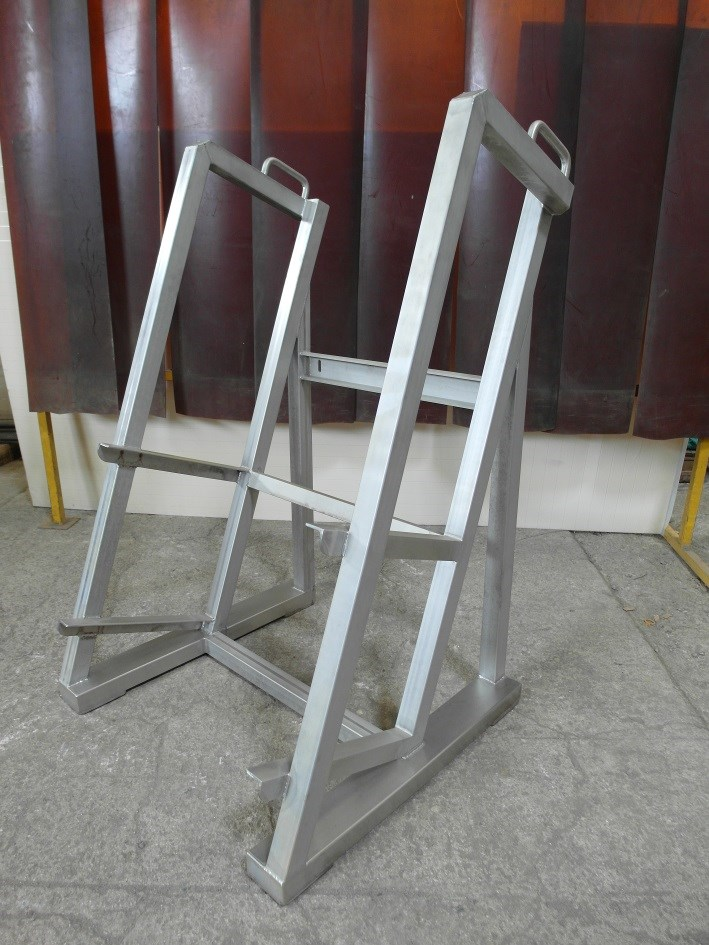
#> input picture images/realisations/Chaudronnerie & Tuyauterie/realisation_p6_37.jpeg, 709 x 945 px, found by its file name
$ python rotate_final.py
#> lines starting #> are read from the running program, lines starting #| are printed output that depends on the picture
from PIL import Image
import os

img_p6_37 = r"C:\Users\User\Documents\ERRM\Site web\images\realisations\Chaudronnerie & Tuyauterie\realisation_p6_37.jpeg"

if os.path.exists(img_p6_37):
    try:
        with Image.open(img_p6_37) as img:
            # Rotate 90 degrees clockwise
#> img is the input picture: PIL image 709x945 RGB; mean R, G, B 119.5, 113.6, 111
            img.rotate(-90, expand=True).save(img_p6_37)
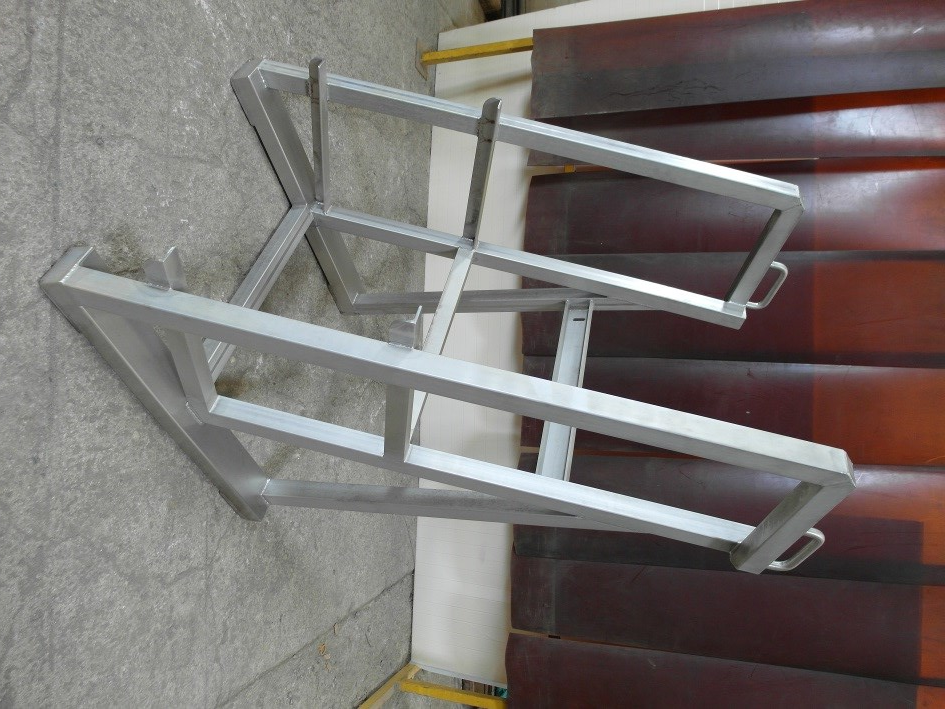
#> saved as realisation_p6_37.jpeg: PIL image 945x709 RGB; mean R, G, B 119.5, 113.6, 111
            print("Rotated 90 degrees clockwise")
    except Exception as e:
        print(f"Error: {e}")

$ run again, with images/realisations/Chaudronnerie & Tuyauterie/realisation_p1_6.jpeg copied over images/realisations/Chaudronnerie & Tuyauterie/realisation_p6_37.jpeg
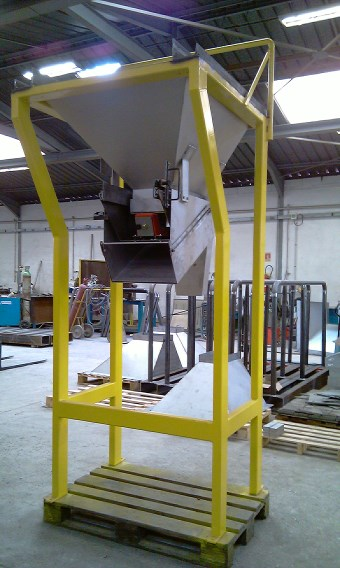
#> input picture images/realisations/Chaudronnerie & Tuyauterie/realisation_p1_6.jpeg, 340 x 568 px, found by its file name
#> img is the input picture: PIL image 340x568 RGB; mean R, G, B 117.5, 118.5, 108.2
#> `img.rotate(-90, expand=True).save(img_p6_37)`:
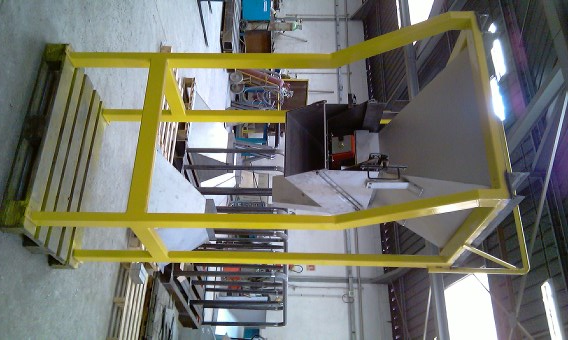
#> saved as realisation_p6_37.jpeg: PIL image 568x340 RGB; mean R, G, B 117.5, 118.5, 108.2

$ run again, with images/realisations/Chaudronnerie & Tuyauterie/realisation_p3_14.jpeg copied over images/realisations/Chaudronnerie & Tuyauterie/realisation_p6_37.jpeg
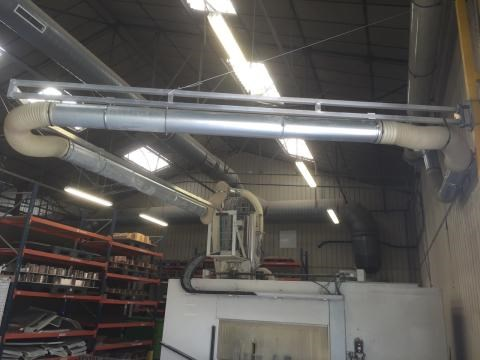
#> input picture images/realisations/Chaudronnerie & Tuyauterie/realisation_p3_14.jpeg, 480 x 360 px, found by its file name
#> img is the input picture: PIL image 480x360 RGB; mean R, G, B 92.2, 89.3, 86
#> `img.rotate(-90, expand=True).save(img_p6_37)`:
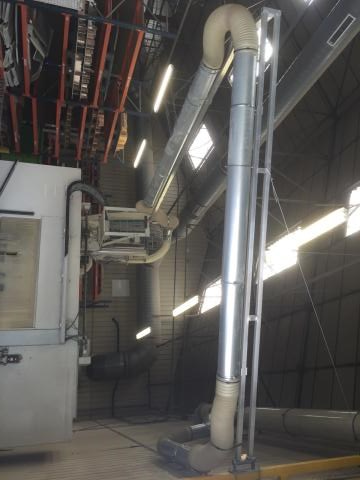
#> saved as realisation_p6_37.jpeg: PIL image 360x480 RGB; mean R, G, B 92.2, 89.3, 86

$ run again, with images/realisations/Chaudronnerie & Tuyauterie/realisation_p3_15.jpeg copied over images/realisations/Chaudronnerie & Tuyauterie/realisation_p6_37.jpeg
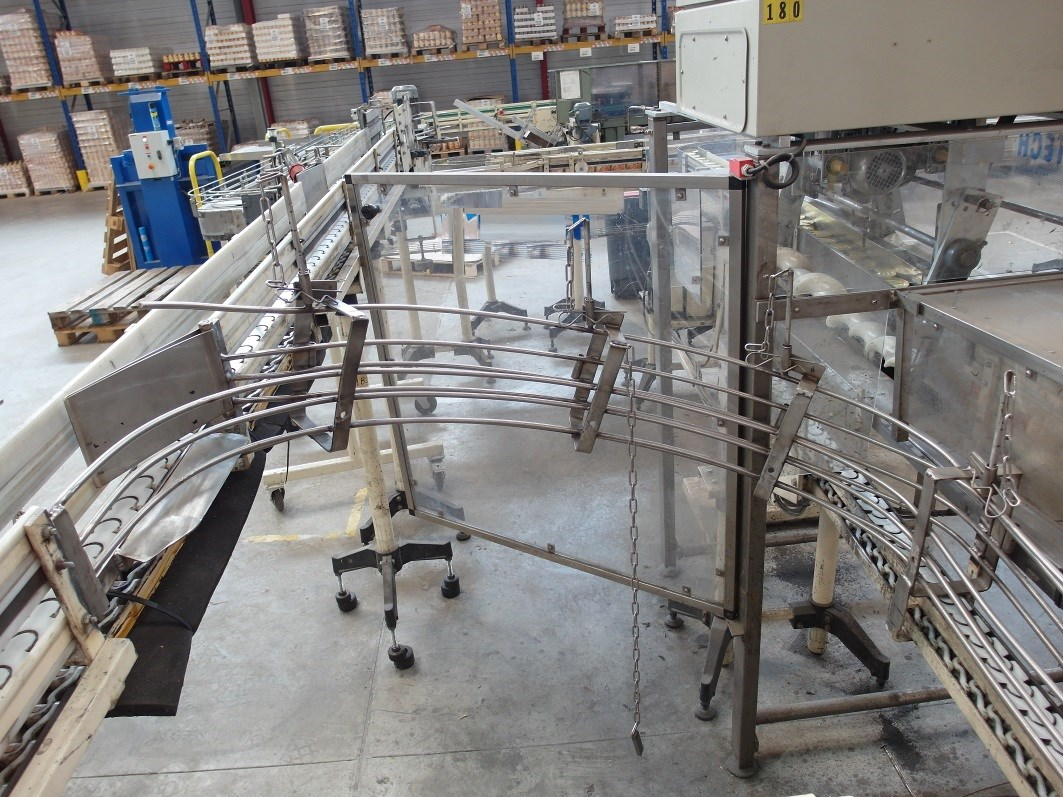
#> input picture images/realisations/Chaudronnerie & Tuyauterie/realisation_p3_15.jpeg, 1063 x 797 px, found by its file name
#> img is the input picture: PIL image 1063x797 RGB; mean R, G, B 130.8, 128.7, 127
#> `img.rotate(-90, expand=True).save(img_p6_37)`:
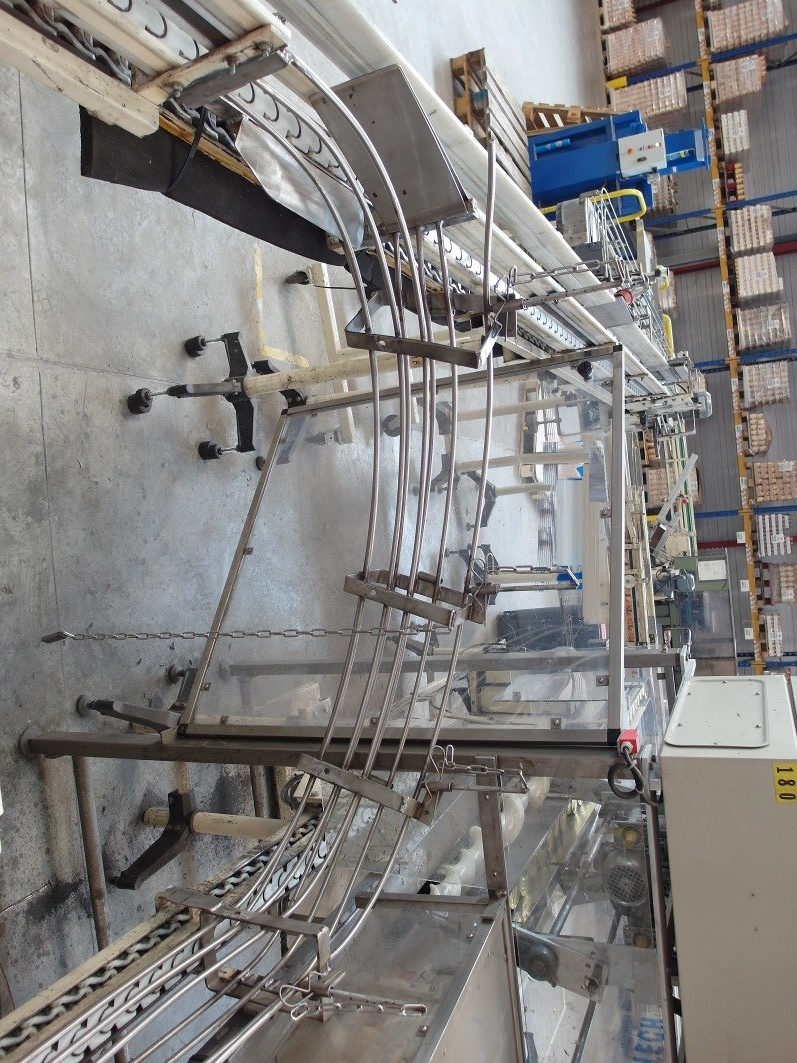
#> saved as realisation_p6_37.jpeg: PIL image 797x1063 RGB; mean R, G, B 130.8, 128.7, 127
